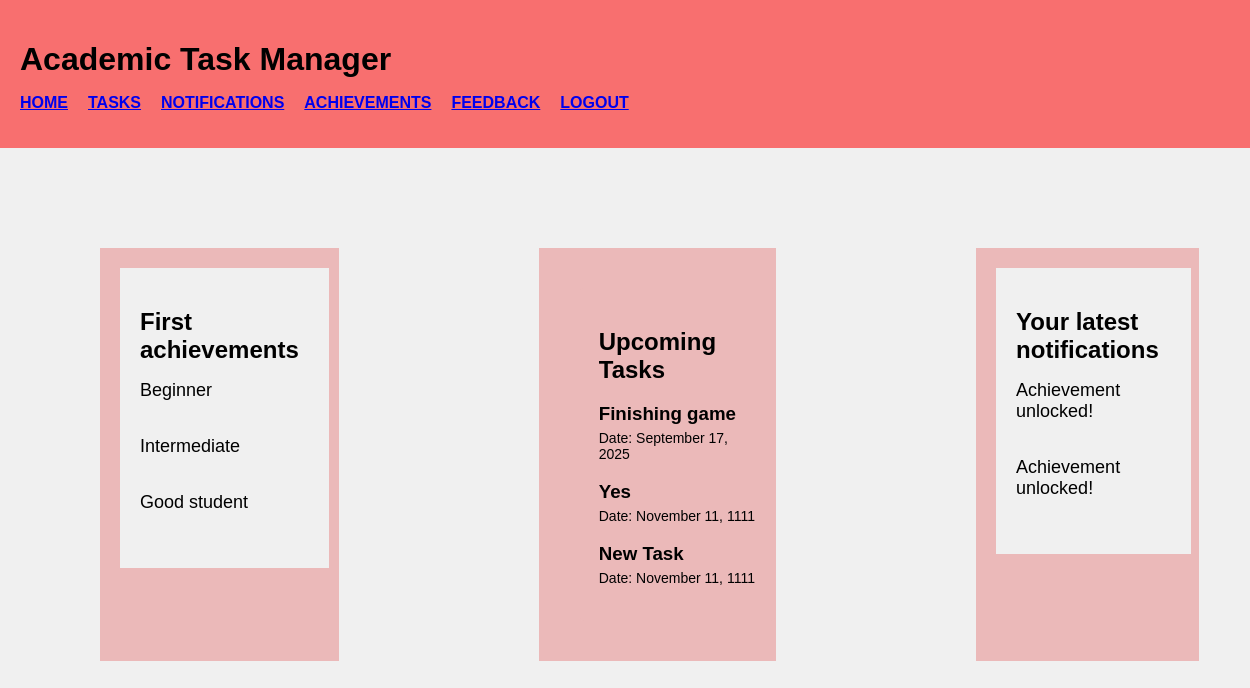
Page / (signed in) on the earlier database version.
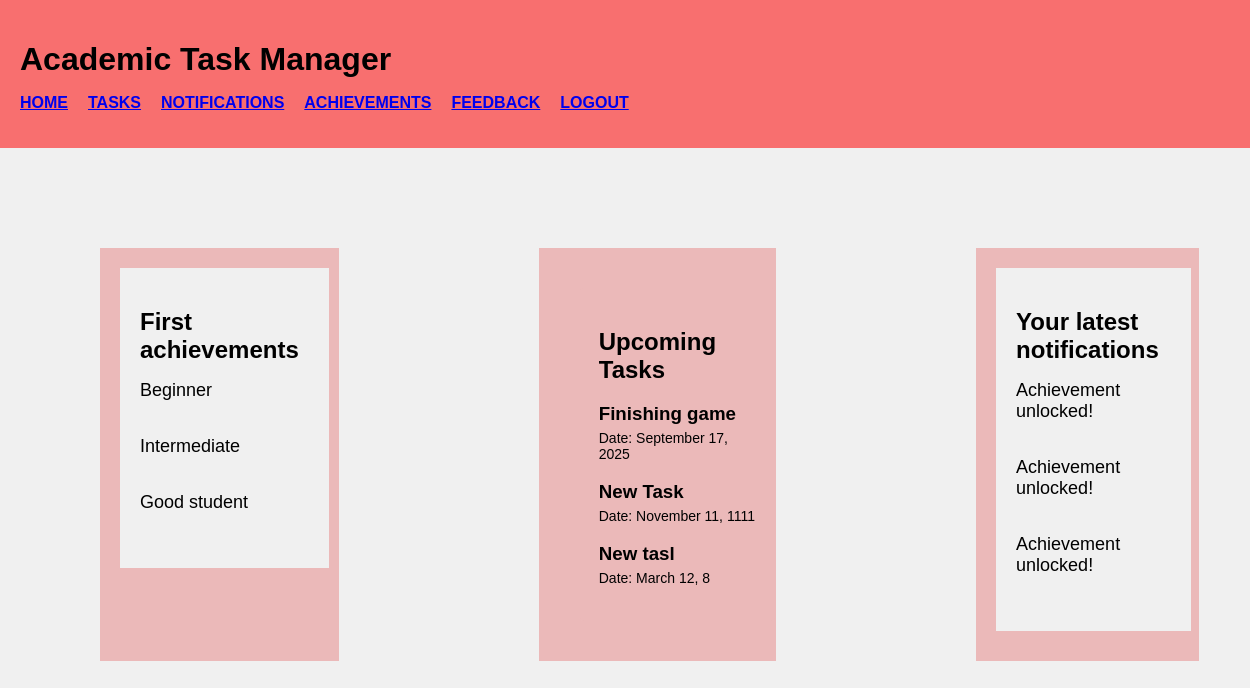
Same page on the later database version.
### app.py (models this page shows, shortened)
class Achievements(db.Model):
    id = db.Column(db.Integer, primary_key=True)
    achievement_name = db.Column(db.String(50), nullable=False)
    content = db.Column(db.String(200), nullable=False)
    date_created = db.Column(db.DateTime, default=datetime.utcnow)
    status = db.Column(db.String(50), default="Locked")
    threshold = db.Column(db.Integer)
    user_id = db.Column(db.Integer, nullable=False)

class Todo(db.Model):
    id = db.Column(db.Integer, primary_key=True)
    task_name = db.Column(db.String(50), nullable=False)
    content = db.Column(db.String(200), nullable=False)
    date_created = db.Column(db.DateTime, default=datetime.utcnow)
    user_id = db.Column(db.Integer, nullable=False)

class Notifications(db.Model):
    id = db.Column(db.Integer, primary_key=True)
    content = db.Column(db.String(200), nullable=False)
    date_created = db.Column(db.DateTime, default=datetime.utcnow)
    user_id = db.Column(db.Integer, nullable=False)

### app.py (the view)
@app.route('/', methods=['POST', 'GET'])
def home():
    achievements = Achievements.query.filter_by(user_id=current_user.id).all()
    tasks = Todo.query.filter_by(user_id=current_user.id).all()
    notifications = Notifications.query.filter_by(user_id=current_user.id).all()
    return render_template('Home.html', achievements=achievements, tasks=tasks, notifications=notifications) # Look automatically in templates/

### app.py (called while the page is built)
@login_manager.user_loader
def load_user(user_id):
    return User.query.get(int(user_id))

### templates/Home.html (shortened to what this page needs)
{% extends 'base.html' %}
{% block body %}
<div class="home-container">
    <div class="home-box">
         <div class="side-navigator">
        <h2>First achievements</h2>
        <ul class="task-list">
            {% for achievement in achievements[:3] %}
            <li>{{ achievement.achievement_name }}</li>
            {% endfor %}
        </ul></div>
    </div>
    <div class="home-box">
        <div class="main-content">
        <div class="task-box">
            <h2>Upcoming Tasks</h2>
            {% for task in tasks[:3] %}
                <div class="task-item">
                    <h3>{{ task.task_name }}</h3>
                    <p>Date: {{ task.date_created.strftime('%B %d, %Y') }}</p>
                </div>
            {% endfor %}
        </div>
</div>
</div>
<div class="home-box">
<div class="side-navigator">
<h2>Your latest notifications</h2>
<ul class="task-list">
    {% for notification in notifications[:3] %}
        <li>{{ notification.content }}</li>
    {% endfor %}
</ul>
</div>
</div>
        </div>
    {% endblock %}

Differences in the rows shown:
removed Todo: task_name "Yes", date_created "November 11, 1111"
added Todo: task_name "New tasl", date_created "March 12, 8"
added Notifications: content "Achievement unlocked!"
